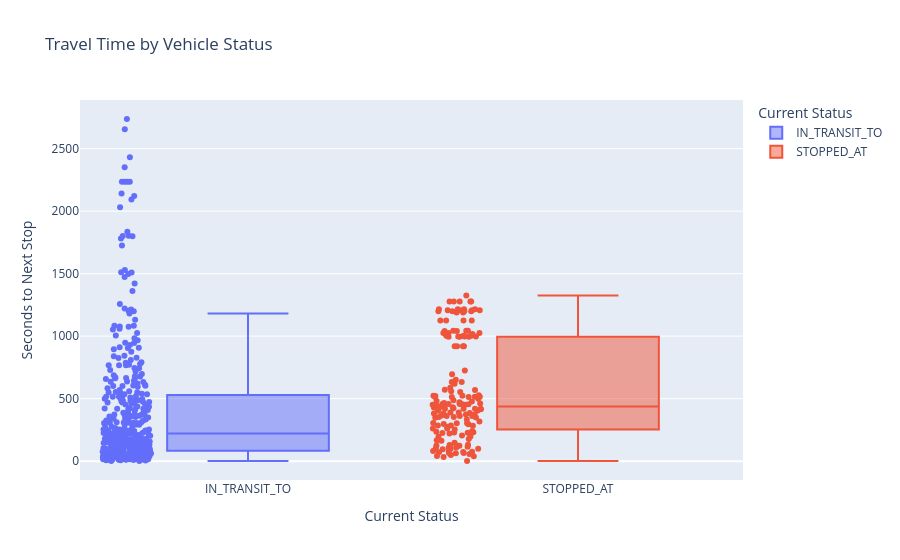

Notebook cell for this chart:
### Markdown cell above
4. The "Status" Box Plot

### Code cell
import plotly.express as px

fig = px.box(
    df, 
    x='vehicle.currentStatus', 
    y='seconds_to_next_stop',
    color='vehicle.currentStatus',
    title='Travel Time by Vehicle Status',
    labels={
        'vehicle.currentStatus': 'Current Status',
        'seconds_to_next_stop': 'Seconds to Next Stop'
    },
    points="all" # Shows the underlying data points next to the box
)
fig.show()

### Figure 1 — Plotly figure (JSON) as saved in the notebook; plotly's stock layout.template omitted (floating-point values rounded to 4 significant figures; data arrays with more than 128 entries replaced by an {"elided": "..."} marker saying what was removed)
{"data": [{"alignmentgroup": "True", "boxpoints": "all", "hovertemplate": "Current Status=%{x}<br>Seconds to Next Stop=%{y}<extra></extra>", "legendgroup": "IN_TRANSIT_TO", "marker": {"color": "#636efa"}, "name": "IN_TRANSIT_TO", "notched": false, "offsetgroup": "IN_TRANSIT_TO", "orientation": "v", "showlegend": true, "type": "box", "x": {"elided": "384 str values"}, "x0": " ", "xaxis": "x", "y": {"elided": "384 float values"}, "y0": " ", "yaxis": "y"}, {"alignmentgroup": "True", "boxpoints": "all", "hovertemplate": "Current Status=%{x}<br>Seconds to Next Stop=%{y}<extra></extra>", "legendgroup": "STOPPED_AT", "marker": {"color": "#EF553B"}, "name": "STOPPED_AT", "notched": false, "offsetgroup": "STOPPED_AT", "orientation": "v", "showlegend": true, "type": "box", "x": {"elided": "166 str values"}, "x0": " ", "xaxis": "x", "y": {"elided": "166 float values"}, "y0": " ", "yaxis": "y"}], "layout": {"boxmode": "overlay", "legend": {"title": {"text": "Current Status"}, "tracegroupgap": 0}, "title": {"text": "Travel Time by Vehicle Status"}, "xaxis": {"anchor": "y", "categoryarray": ["IN_TRANSIT_TO", "STOPPED_AT"], "categoryorder": "array", "domain": [0, 1], "title": {"text": "Current Status"}}, "yaxis": {"anchor": "x", "domain": [0, 1], "title": {"text": "Seconds to Next Stop"}}}}
